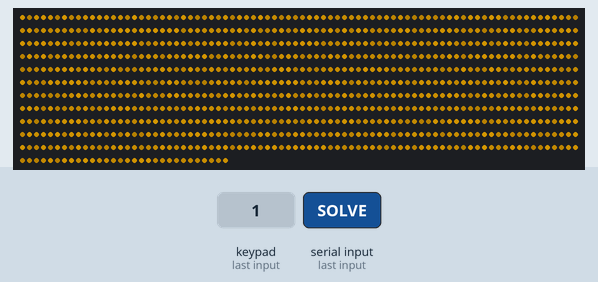
Simulated run of this sketch. Board: Arduino Mega 2560, built with avr-gcc and run on an emulated ATmega2560. Shown: 910 RGB LEDs in strip order, left to right, continuing on the next row. Wiring (inferred from the names in the program): 5×7 keypad (labels assumed): rows pin 9, pin 10, pin 11, pin 12, pin 13; columns pin 2, pin 3, pin 4, pin 5, pin 6, pin 7, pin 8. The test bench sets the inputs (shaded band). Dim RGB values are drawn brighter than linear; random numbers use the default seed unless the sketch sets one; what the sketch prints to the serial monitor is not drawn.

1.5 s: key '1' pressed
3.7 s: "SOLVE\n" received over the second serial link
Above: at 3.96 s.

The sketch:

fixed_led_puzzle.ino
```cpp
// MACROS
#include <FastLED.h>

#define NUM_ROWS 5
#define NUM_COLS 7
#define INPUT_MATRIX (NUM_ROWS * NUM_COLS)
#define LEDS_PER_ROW 91
#define LEDS_PER_COL (LEDS_PER_ROW / NUM_COLS)
#define TOTAL_LEDS (LEDS_PER_ROW * NUM_ROWS * 2)
#define NUM_SECRET_LETTERS 7
#define LEDS_DATA_PIN A0
#define LED_TYPE WS2812B
#define DEBUG_ENABLED true

//-------------DEBUG HELPERS----------------

void debugLine(const String& msg) {
  if (!DEBUG_ENABLED) return;
  Serial.print("[DBG ");
  Serial.print(millis());
  Serial.print(" ms] ");
  Serial.println(msg);
}

void debugKV(const String& label, int value) {
  if (!DEBUG_ENABLED) return;
  Serial.print("[DBG ");
  Serial.print(millis());
  Serial.print(" ms] ");
  Serial.print(label);
  Serial.print(": ");
  Serial.println(value);
}

//-------------DATA STRUCTURE----------------

struct iPosition {
  int position;
  unsigned long pushedAt;
  iPosition *next, *prev;
  iPosition() = delete;
  iPosition(int pos)
    : position(pos), pushedAt(millis()), next(nullptr), prev(nullptr) {}
};

struct sQueue {
  iPosition* head = nullptr;
  iPosition* tail = nullptr;
  int size = 0;

  ~sQueue() {
    clear();
  }

  void push(int position) {
    if (isAlreadyQueued(position)) {
      debugLine(String("Queue already has position ") + position + "; refreshing fade timer.");
      pop(position);
    }

    iPosition* p = new iPosition(position);
    if (!p) {
      debugLine("ERROR: Failed to allocate queue node.");
      return;
    }

    if (size == 0) {
      head = p;
      tail = p;
    } else {
      p->prev = tail;
      tail->next = p;
      tail = p;
    }

    size++;
    debugLine(String("Queued fade position ") + position + ", queue size now " + size + ".");
  }

  void pop() {
    if (size < 1 || head == nullptr) return;

    iPosition* temp = head;
    int removedPosition = temp->position;
    head = head->next;

    if (head) {
      head->prev = nullptr;
    } else {
      tail = nullptr;
    }

    delete temp;
    size--;
    debugLine(String("Popped queue head position ") + removedPosition + ", queue size now " + size + ".");
  }

  void pop(int position) {
    iPosition* temp = head;
    while (temp && temp->position != position) {
      temp = temp->next;
    }

    if (!temp) {
      debugLine(String("Queue pop ignored; position not found: ") + position);
      return;
    }

    if (temp->prev) {
      temp->prev->next = temp->next;
    } else {
      head = temp->next;
    }

    if (temp->next) {
      temp->next->prev = temp->prev;
    } else {
      tail = temp->prev;
    }

    delete temp;
    size--;
    debugLine(String("Removed queued position ") + position + ", queue size now " + size + ".");
  }

  void clear() {
    while (size > 0) {
      pop();
    }
    head = nullptr;
    tail = nullptr;
    size = 0;
    debugLine("Fade queue cleared.");
  }

  bool isAlreadyQueued(int position) {
    for (iPosition* temp = head; temp != nullptr; temp = temp->next) {
      if (temp->position == position) return true;
    }
    return false;
  }

  void printQueue() {
    if (size < 1) {
      debugLine("Queue is empty.");
      return;
    }

    Serial.print("[DBG ");
    Serial.print(millis());
    Serial.print(" ms] Queue contents: ");
    for (iPosition* temp = head; temp != nullptr; temp = temp->next) {
      Serial.print(temp->position);
      Serial.print(" ");
    }
    Serial.println();
  }
};

//------------GLOBAL VARIABLES------------------

const int brightness = 128;
const int correctSecretLettersSequence[NUM_SECRET_LETTERS] = { 8, 22, 10, 26, 4, 13, 31 };
const char* const correctSecretLettersSymbols[NUM_SECRET_LETTERS] = { "Tail", "Turtle", "Monkey", "Seahorse", "Star", "Ship", "Trident" };
const int xWeight = LEDS_PER_COL;
const int yWeight = 2;
const int rowPins[NUM_ROWS] = { 9, 10, 11, 12, 13 };
const int colPins[NUM_COLS] = { 2, 3, 4, 5, 6, 7, 8 };
const int fadeFactor = 12;
const unsigned long fadeIntervalMs = 20;
const unsigned long fadeDurationMs = 600;

int rgb[3] = { 191, 0, 255 };
int inputStorage[NUM_SECRET_LETTERS];
int storageIndex = 0;
int lastPressedPosition = -1;

unsigned long lastTime = 0;

String incoming = "";
bool puzzleSolved = false;

sQueue posQueue;

CRGB leds[TOTAL_LEDS];

//----------FUNCTION PROTOTYPES-----------------
void _init();
void param_init();
void gpio_init();
void led_init();

void run();

void setRGB(int red, int green, int blue);
void turnOnLEDs(int ledPosition);
void updateLEDs(int ledPosition, void (*func)(int), bool showNow = true);
void setColorToLEDs(int ledPosition);
void fadeOutLEDs(int ledPosition);
void forceBlackLEDs(int ledPosition);
void fadeLEDs();
void turnOnAllLEDs();
void turnOffAllLEDs();
void blinkAllLEDs();

void storeInput(int pos);

void shimmerGold();
void winningResponse();
void losingResponse();
void sendCommand(String cmd);
void handleCommand(String cmd);

void resetInputStorage();
void resetParameters(bool solvedState = false, bool notifyEsp = true);
void resetOutputPins();
void resetAll();

bool haveWon();

int scanForButtonPress();
int inputToLEDMapping(int inputPosition);
bool isLedBlockInBounds(int ledPosition);

//------------------MAIN SETUP-------------------
void setup() {
  Serial.begin(9600);
  Serial1.begin(115200);
  debugLine("Booting puzzle controller.");
  _init();
}

//------------------MAIN LOOP--------------------
void loop() {
  run();
}

//---------------FUNCTION DEFINITIONS------------
void _init() {
  param_init();
  gpio_init();
  led_init();
  debugLine("Initialization complete.");
}

void param_init() {
  resetParameters(false, false);
}

void gpio_init() {
  pinMode(LEDS_DATA_PIN, OUTPUT);

  for (int i = 0; i < NUM_ROWS; i++) {
    pinMode(rowPins[i], INPUT);
    digitalWrite(rowPins[i], LOW);
  }

  for (int i = 0; i < NUM_COLS; i++) {
    pinMode(colPins[i], OUTPUT);
    digitalWrite(colPins[i], LOW);
  }

  debugLine("GPIO initialized.");
}

void led_init() {
  FastLED.addLeds<LED_TYPE, LEDS_DATA_PIN, GRB>(leds, TOTAL_LEDS);
  FastLED.setBrightness(brightness);
  turnOffAllLEDs();
  setRGB(191, 0, 255);
  debugLine(String("LEDs initialized. Total LEDs: ") + TOTAL_LEDS);
}

void run() {
  while (Serial1.available()) {
    char c = Serial1.read();
    if (c == '\n') {
      incoming.trim();
      debugLine(String("Received ESP command: ") + incoming);
      handleCommand(incoming);
      incoming = "";
    } else {
      incoming += c;
    }
  }

  if (puzzleSolved) {
    return;
  }

  fadeLEDs();

  int pressedButtonPosition = scanForButtonPress();
  if (pressedButtonPosition < 0) {
    return;
  }

  int mappedLedPosition = inputToLEDMapping(pressedButtonPosition);
  debugLine(String("Button ") + pressedButtonPosition + " maps to LED block start " + mappedLedPosition + ".");
  turnOnLEDs(mappedLedPosition);
  storeInput(pressedButtonPosition);

  if (haveWon()) {
    winningResponse();
    resetInputStorage();
    storageIndex = 0;
    posQueue.clear();
  }

  delay(150);
}

void setRGB(int red, int green, int blue) {
  rgb[0] = red;
  rgb[1] = green;
  rgb[2] = blue;
  debugLine(String("Active LED color set to RGB(") + red + ", " + green + ", " + blue + ").");
}

void turnOnLEDs(int ledPosition) {
  updateLEDs(ledPosition, setColorToLEDs);
}

void updateLEDs(int position, void (*func)(int), bool showNow) {
  if (!isLedBlockInBounds(position)) {
    debugLine(String("ERROR: LED block out of bounds at start index ") + position + ".");
    return;
  }

  for (int y = 0; y < yWeight; y++) {
    for (int x = 3; x < xWeight - 2; x++) {
      func((position + (y * LEDS_PER_ROW)) + x);
    }
  }

  if (showNow) {
    FastLED.show();
  }
}

void setColorToLEDs(int ledPosition) {
  leds[ledPosition] = CRGB(rgb[0], rgb[1], rgb[2]);
}

void fadeOutLEDs(int ledPosition) {
  leds[ledPosition].fadeToBlackBy(fadeFactor);
}

void forceBlackLEDs(int ledPosition) {
  leds[ledPosition] = CRGB::Black;
}

void fadeLEDs() {
  if (posQueue.size < 1) return;
  if (millis() - lastTime < fadeIntervalMs) return;

  lastTime = millis();
  unsigned long now = millis();
  bool changed = false;

  while (posQueue.size > 0 && (now - posQueue.head->pushedAt) >= fadeDurationMs) {
    int expiredPosition = posQueue.head->position;
    int ledStart = inputToLEDMapping(expiredPosition);
    debugLine(String("Fade expired for button ") + expiredPosition + "; forcing block black.");
    updateLEDs(ledStart, forceBlackLEDs, false);
    posQueue.pop();
    changed = true;
  }

  for (iPosition* temp = posQueue.head; temp != nullptr; temp = temp->next) {
    updateLEDs(inputToLEDMapping(temp->position), fadeOutLEDs, false);
    changed = true;
  }

  if (changed) {
    FastLED.show();
  }
}

void turnOnAllLEDs() {
  fill_solid(leds, TOTAL_LEDS, CRGB(rgb[0], rgb[1], rgb[2]));
  FastLED.show();
  debugLine("All LEDs turned on.");
}

void turnOffAllLEDs() {
  FastLED.clear();
  FastLED.show();
  debugLine("All LEDs turned off.");
}

void blinkAllLEDs() {
  turnOnAllLEDs();
  delay(500);
  turnOffAllLEDs();
  delay(500);
}

void storeInput(int pos) {
  posQueue.push(pos);

  if (storageIndex >= NUM_SECRET_LETTERS) {
    debugLine("Input ignored because sequence is already complete.");
    return;
  }

  if (pos == correctSecretLettersSequence[storageIndex]) {
    inputStorage[storageIndex] = pos;
    debugLine(String("Correct input at sequence index ") + storageIndex + ": " + correctSecretLettersSymbols[storageIndex]);
    sendCommand(String("BTN:") + correctSecretLettersSymbols[storageIndex]);
    storageIndex++;
    debugKV("Sequence progress", storageIndex);
  } else {
    debugLine(String("Wrong input ") + pos + " at sequence index " + storageIndex + "; resetting sequence progress.");
    storageIndex = 0;
    resetInputStorage();
  }
}

void shimmerGold() {
  debugLine("Starting gold shimmer win animation.");
  const CRGB gold = CRGB(255, 180, 0);
  for (int frame = 0; frame < 120; frame++) {
    for (int i = 0; i < TOTAL_LEDS; i++) {
      leds[i] = gold;
      leds[i].nscale8(random8(120, 256));
    }
    FastLED.show();
    delay(35);
  }
  debugLine("Gold shimmer complete.");
}

void winningResponse() {
  Serial.println("You won.");
  debugLine("Puzzle solved. Latching solved state until PUZZLE_RESET.");
  shimmerGold();
  puzzleSolved = true;
  sendCommand("SOLVED");
}

void losingResponse() {
  Serial.println("You lose!");
  debugLine("Running losing LED response.");
  setRGB(255, 0, 0);
  for (int i = 0; i < 5; i++) {
    blinkAllLEDs();
  }
}

void sendCommand(String cmd) {
  debugLine(String("Sending ESP command: ") + cmd);
  Serial1.println(cmd);
}

void handleCommand(String cmd) {
  if (cmd == "PING") {
    sendCommand("PONG");
  } else if (cmd == "STATUS") {
    sendCommand(puzzleSolved ? "SOLVED" : "READY");
  } else if (cmd == "PUZZLE_RESET") {
    resetAll();
    sendCommand("RESET");
  } else if (cmd == "SOLVE") {
    debugLine("Manual solve command received.");
    winningResponse();
    sendCommand("MANUALLY_SOLVED");
  } else if (cmd.length() > 0) {
    debugLine(String("Unknown ESP command ignored: ") + cmd);
  }
}

void resetInputStorage() {
  for (int i = 0; i < NUM_SECRET_LETTERS; i++) {
    inputStorage[i] = -1;
  }
  debugLine("Input sequence storage reset.");
}

void resetParameters(bool solvedState, bool notifyEsp) {
  resetInputStorage();
  storageIndex = 0;
  lastPressedPosition = -1;
  puzzleSolved = solvedState;
  debugLine(String("Parameters reset. Solved state is ") + (puzzleSolved ? "true." : "false."));

  if (notifyEsp) {
    sendCommand("RESET");
  }
}

void resetOutputPins() {
  for (int i = 0; i < NUM_COLS; i++) {
    digitalWrite(colPins[i], LOW);
  }
  debugLine("Column output pins reset LOW.");
}

void resetAll() {
  debugLine("Full puzzle reset requested.");
  setRGB(191, 0, 255);
  resetOutputPins();
  posQueue.clear();
  turnOffAllLEDs();
  resetParameters(false, false);
}

bool haveWon() {
  return storageIndex >= NUM_SECRET_LETTERS;
}

int scanForButtonPress() {
  int detected = -1;

  for (int y = 0; y < NUM_COLS; y++) {
    digitalWrite(colPins[y], HIGH);
    if (detected < 0) {
      for (int x = 0; x < NUM_ROWS; x++) {
        if (digitalRead(rowPins[x])) {
          detected = y + (x * NUM_COLS);
          break;
        }
      }
    }
    digitalWrite(colPins[y], LOW);
  }

  if (detected < 0) {
    lastPressedPosition = -1;
    return -1;
  }

  if (detected == lastPressedPosition) {
    return -1;
  }

  lastPressedPosition = detected;
  debugLine(String("Button press detected: ") + detected);
  return detected;
}

int inputToLEDMapping(int inputPosition) {
  int row = inputPosition / NUM_COLS;
  int col = inputPosition % NUM_COLS;
  return (col + (row * yWeight * NUM_COLS)) * xWeight;
}

bool isLedBlockInBounds(int ledPosition) {
  int highestTouched = ledPosition + ((yWeight - 1) * LEDS_PER_ROW) + (xWeight - 3);
  return ledPosition >= 0 && highestTouched < TOTAL_LEDS;
}
```

Measured:
- after the input at 3.7 s, the LEDs: first change after 0.21 s (image 0 shows a later state)
